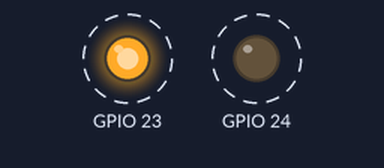
A program run on a simulated Raspberry Pi (BCM pin numbers). Shown: output pins drawn as LEDs (lit = HIGH). Dashed ring = blinking.

Above: at 0.5 s.
Timing chart, 0 to 4.6 s (numbered marks = the images above):
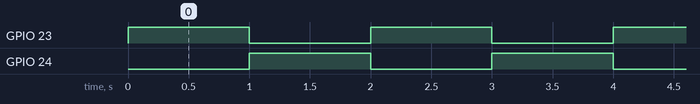

The program:

blink.py
```python
import RPi.GPIO as GPIO
import time

GPIO.setmode(GPIO.BCM)
GPIO.setup(23, GPIO.OUT)
GPIO.setup(24, GPIO.OUT)
while True:
	GPIO.output(23, True)
	time.sleep(1)
	GPIO.output(23, False)
	GPIO.output(24, True)
	time.sleep(1)
	GPIO.output(24, False)
```

Measured:
- by itself, GPIO 23, GPIO 24: alternates HIGH for 1.0 s and LOW for 1.0 s
